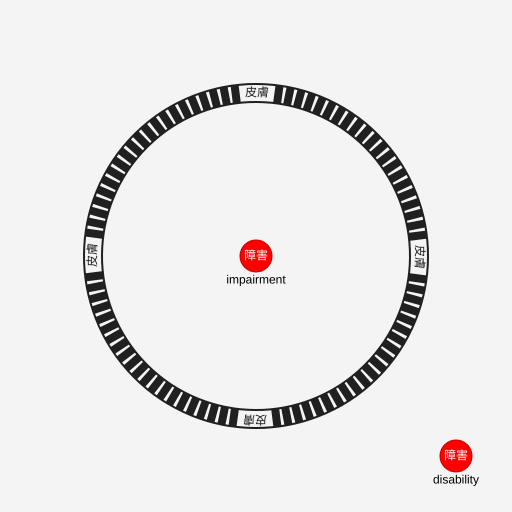
Frame 1 (no input)
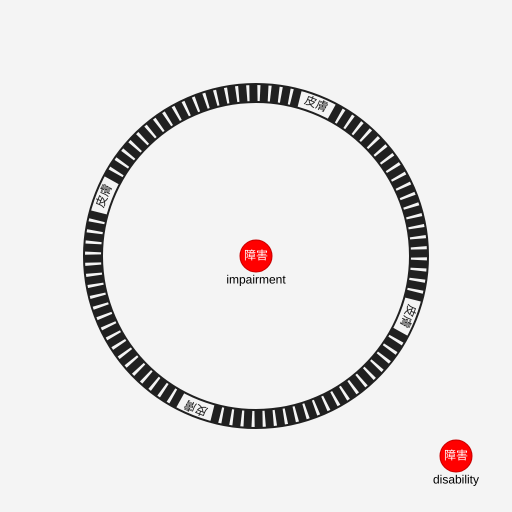
Frame 60 (no input)
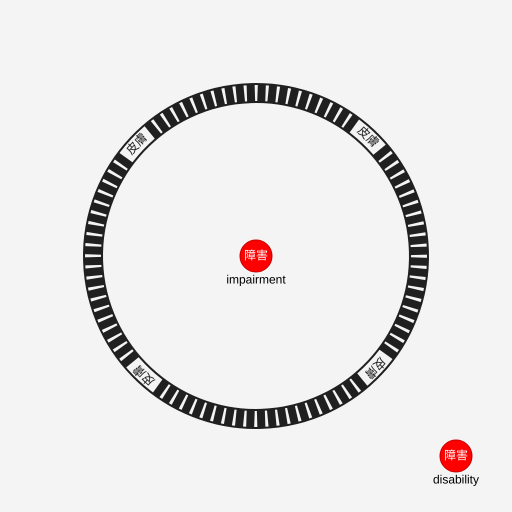
Frame 120 (the mouse pressed at the canvas centre since frame 60)

The p5.js sketch that drew these frames (run headless with seeded random() and noise() and a simulated clock; from frame 60 on, the mouse is pressed at the canvas centre):

// p5.js sketch
// ── sketch.js
const WIDTH = 512
const HEIGHT = 512

function setup () {
  createCanvas(WIDTH, HEIGHT)
  pixelDensity(2)
}

function drawBody () {
  push()

  noFill()
  stroke(32)

  const radius = 172
  const fontSize = 12
  const labelWidth = 18

  rotate(TWO_PI * frameCount / 1000)

  strokeWeight(2)
  circle(0, 0, radius * 2)
  circle(0, 0, (radius - labelWidth) * 2)

  const lineCount = 24
  const allLineCount = lineCount * 4

  for (let i = 0; i < allLineCount; i++) {
    if (i % lineCount < 3) continue

    push()
    rotate(TWO_PI * (i - 1) / allLineCount)
    strokeCap(SQUARE)
    strokeWeight(8)
    line(radius - labelWidth, 0, radius, 0)
    pop()
  }

  for (let i = 0; i < 4; i++) {
    push()
    rotate(HALF_PI * i)
    translate(0, -radius)
    textAlign(CENTER, CENTER)
    textSize(fontSize)
    noStroke()
    fill(32)
    text('皮膚', 0, labelWidth / 2)
    pop()
  }

  pop()
}

function draw () {
  background(244)

  translate(width / 2, height / 2)
  drawBody()

  fill(255, 0, 0)
  stroke(200, 0, 0)
  circle(0, 0, 32)
  fill(255)
  noStroke()
  textAlign(CENTER, CENTER)
  text('障害', 0, 0)
  fill(0)
  text('impairment', 0, 24)

  translate(200, 200)
  fill(255, 0, 0)
  stroke(200, 0, 0)
  circle(0, 0, 32)
  fill(255)
  noStroke()
  textAlign(CENTER, CENTER)
  text('障害', 0, 0)
  fill(0)
  text('disability', 0, 24)

  // noLoop()
}
